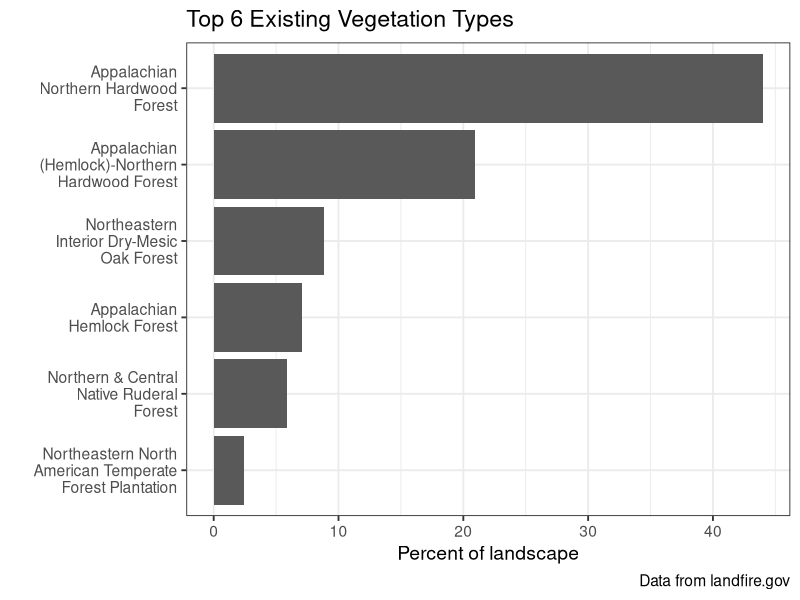
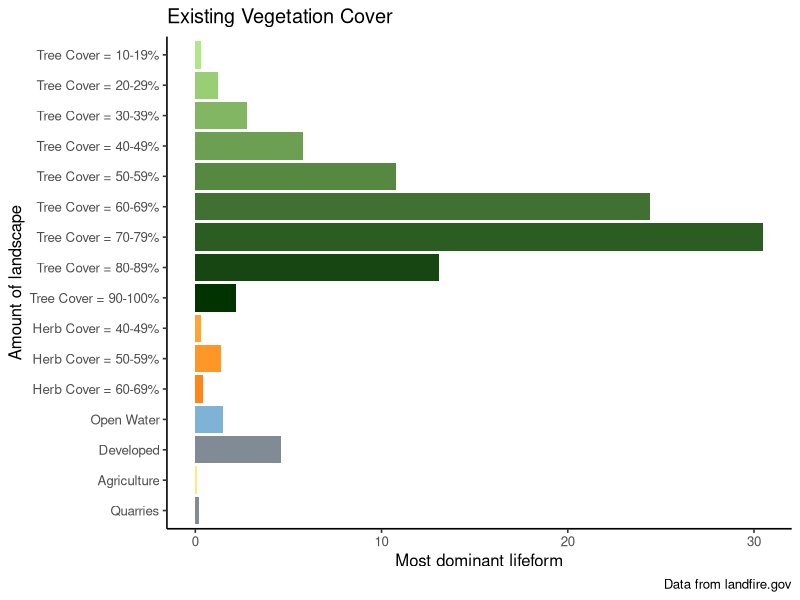
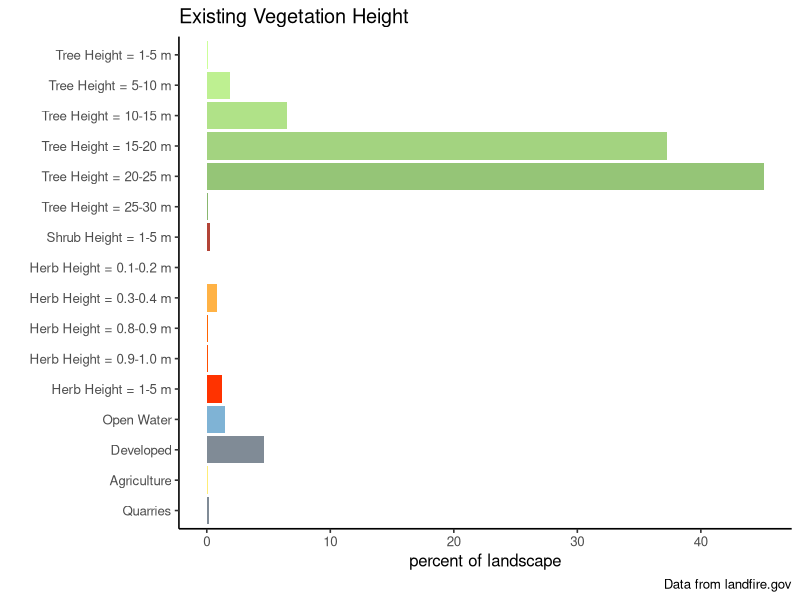

Here is the R script that generated these plots, in order:
## ---- chunk 1
library(tidyverse)

## ---- chunk 2
evtname <- read.csv(file = "data/evt_aoi_attributes.csv") %>%
  group_by(EVT_NAME) %>%
  summarize(ACRES = sum(ACRES),
            REL_PERCENT = sum(REL_PERCENT)) %>%
  arrange(desc(REL_PERCENT)) %>%
  top_n(n = 6, wt = REL_PERCENT)

# plot
evtChart <-
  ggplot(data = evtname, aes(x = EVT_NAME, y = REL_PERCENT)) +
  geom_bar(stat = "identity") +
  labs(
    title = "Top 6 Existing Vegetation Types",
    caption = "Data from landfire.gov",
    x = "",
    y = "Percent of landscape") +
  scale_x_discrete(limits = rev(evtname$EVT_NAME),
                   labels = function(x) str_wrap(x, width = 18)) +
  coord_flip() +
  theme_bw(base_size = 14)



evtChart
## ---- chunk 3
evcname <- read.csv("data/evc_aoi_attributes.csv")

# create "type" column based on conditions
evcname <- evcname %>% mutate(type = if_else(VALUE %in% 11, "Open Water",
                                             if_else(VALUE %in% 12, "Snow / Ice",
                                                     if_else(VALUE %in% c(13:25), "Developed",
                                                             if_else(VALUE %in% 31, "Barren",
                                                                     if_else(VALUE %in% c(60:70), "Agriculture",
                                                                             if_else(VALUE %in% 32, "Quarries",
                                                                                     if_else(VALUE %in% 100, "Sparse Vegetation",
                                                                                             if_else(VALUE %in% c(101:199), "Tree",
                                                                                                     if_else(VALUE %in% c(201:299), "Shrub",
                                                                                                             if_else(VALUE %in% c(301:399), "Herb",
                                                                                                                     "Other")))))))))))

# create reverse substr() function
revSubstr <- function(x, start, stop) {
  x <- strsplit(x, "")
  sapply(x, 
         function(x) paste(rev(rev(x)[start:stop]), collapse = ""), 
         USE.NAMES = FALSE)  }

# create cover column based on 2nd and 3rd to last values of classname
# if "Other" type, make 0
evcname <- evcname %>% mutate(cover = as.numeric(if_else(VALUE > 100,
                                                         revSubstr(evcname$CLASSNAMES, start = 2, stop = 3),
                                                         "0")))

# create bin breaks for grouping
breaks <- seq(0, 100, 10)
# create intervals for grouping and summarize
# also create factor order for "type"
evcgroup <- evcname %>%
  mutate(interval = cut(cover,
                        breaks, 
                        include.lowest = TRUE, 
                        right = T,
                        labels = c("0-9", "10-19", "20-29", "30-39", "40-49", "50-59", "60-69", "70-79", 
                                   "80-89", "90-100")),
         type = factor(type, levels = c("Tree", "Shrub", "Herb", "Open Water", "Snow / Ice", "Developed", "Agriculture", "Sparse Vegetation", "Barren", "Quarries", "Other"))) %>%
  group_by(type, interval) %>%
  summarize(Freq = sum(Freq),
            ACRES = sum(ACRES),
            REL_PERCENT = sum(REL_PERCENT))

# add label and legend names based on condition
evcgroup <- evcgroup %>% mutate(label = if_else(type %in% c("Tree", "Shrub", "Herb"),
                                                paste0(type, " Cover = ", interval, "%"), as.character(type)),
                                legend = if_else(type %in% c("Tree", "Shrub", "Herb", "Open Water"),
                                                 type, as.factor("Other")))

# turn current label order to factors
evclabel.list <- evcgroup$label
evcgroup <- evcgroup %>% mutate(label = fct_rev(factor(label, evclabel.list)))



# create factor level colors for legend (original from Myles)
## cols <- c("Tree" = "#196F3D", "Shrub" = "#229954", "Herb" = "#52BE80", "Open Water" = "#7FB3D5",
##          "Other" = "#808B96")

# join in custom cols column to color bars by specific label

evc_group_cols <- read.csv("data/evc_group_cols.csv")

evcgroup <- left_join(evcgroup, evc_group_cols, by = "label")

evcgroup$label <- factor(evcgroup$label, levels = rev(evcgroup$label))

evcgroup <- evcgroup %>%
  filter(REL_PERCENT > 0.01)

# plot
evcChart <-
  ggplot(data = evcgroup, aes(x = label, y = REL_PERCENT, fill = colors)) +
  geom_bar(stat = "identity") +
  labs(
    title = "Existing Vegetation Cover",
    caption = "Data from landfire.gov",
    x = "Amount of landscape",
    y = "Most dominant lifeform") +
  scale_fill_identity() +
  coord_flip() +
  theme_classic(base_size = 12)+
  theme(legend.position = "none") 


evcChart


## ---- chunk 4

# load evh attribute table
evhname <- read.csv(file = "data/evh_aoi_attributes.csv")


# create "type" column based on conditions
evhname <- evhname %>% mutate(type = if_else(VALUE %in% 11, "Open Water",
                                             if_else(VALUE %in% 12, "Snow / Ice",
                                                     if_else(VALUE %in% c(13:25), "Developed",
                                                             if_else(VALUE %in% 31, "Barren",
                                                                     if_else(VALUE %in% c(60:70), "Agriculture",
                                                                             if_else(VALUE %in% 32, "Quarries",
                                                                                     if_else(VALUE %in% 100, "Sparse Vegetation",
                                                                                             if_else(VALUE %in% c(101:199), "Tree",
                                                                                                     if_else(VALUE %in% c(201:299), "Shrub",
                                                                                                             if_else(VALUE %in% c(301:399), "Herb",
                                                                                                                     "Other"))))))))))) %>%
  mutate(height_m = if_else(type %in% "Tree", (VALUE -100),
                            if_else(type %in% "Shrub", ((VALUE - 200) / 10),
                                    if_else(type %in% "Herb", ((VALUE - 300) / 10), 0))) %>%
           as.character() %>% as.numeric())

# create bin breaks for grouping
breaks <- c(0, 0.1, 0.2, 0.3, 0.4, 0.5, 0.6, 0.7, 0.8, 0.9, 1, 5, 10, 15, 20, 25, 30, 35, 40, 45, 50, 55, 60, 65, 70, 75, 80, 85, 90, 95, 100)

# create intervals for grouping and summarize
# also create factor order for "type"
evhgroup <- evhname %>%
  mutate(interval = cut(height_m,
                        breaks, 
                        include.lowest = TRUE, 
                        right = F,
                        labels = c("0", "0.1-0.2", "0.2-0.3", "0.3-0.4" ,"0.4-0.5", "0.5-0.6", "0.6-0.7", "0.7-0.8", "0.8-0.9", "0.9-1.0", "1-5", "5-10", "10-15", "15-20", "20-25", "25-30", "30-35", "35-40", "40-45", "45-50", "50-55", "55-60", "60-65", "65-70", "70-75", "75-80", "80-85", "85-90", "90-95", "95-100")),
         type = factor(type, levels = c("Tree", "Shrub", "Herb", "Open Water", "Snow / Ice", "Developed", "Agriculture", "Sparse Vegetation", "Barren", "Quarries", "Other"))) %>%
  group_by(type, interval) %>%
  summarise(VALUE = sum(VALUE),
            ACRES = sum(ACRES),
            REL_PERCENT = sum(REL_PERCENT))



# add label and legend names based on condition
evhgroup <- evhgroup %>% mutate(label = if_else(type %in% c("Tree", "Shrub", "Herb"),
                                                paste0(type, " Height = ", interval, " m"), as.character(type)),
                                legend = if_else(type %in% c("Tree", "Shrub", "Herb", "Open Water"),
                                                 type, as.factor("Other")))
# turn current label order to factors
evhlabel.list <- evhgroup$label
evhgroup <- evhgroup %>% mutate(label = fct_rev(factor(label, evhlabel.list)))

# create factor level colors for legend
##cols <- c("Tree" = "#196F3D", "Shrub" = "#229954", "Herb" = "#52BE80", "Open Water" = "#7FB3D5","Other" = "#808B96")

# join in custom cols column to color bars by specific label

evh_group_cols <- read.csv("data/evh_group_cols.csv")

evhgroup <- left_join(evhgroup, evh_group_cols, by = "label")

evhgroup$label <- factor(evhgroup$label, levels = rev(evhgroup$label))

evhgroup <- evhgroup %>%
  filter(REL_PERCENT > 0.01)

# plot
evhChart <-
ggplot(data = evhgroup, aes(x = label, y = REL_PERCENT, fill = colors)) +
  geom_bar(stat = "identity") +
  labs(
    title = "Existing Vegetation Height",
    caption = "Data from landfire.gov",
    x = "",
    y = "percent of landscape") +
  scale_fill_identity() +
  coord_flip() +
  theme_classic(base_size = 12)+
  theme(legend.position = "none")

evhChart



# plot with original color scheme
# evhChart <-
# ggplot(data = evhgroup, aes(x = label, y = REL_PERCENT, fill = legend)) +
#   geom_bar(stat = "identity") +
#   labs(
#     title = "Existing Vegetation Height",
#     subtitle = "landscape_name",
#     caption = "Data from landfire.gov.",
#     x = "",
#     y = "percent of landscape") +
#   scale_fill_manual(values = cols, name = "") +
#   coord_flip() +
#   theme_bw()
# 
# evhChart





